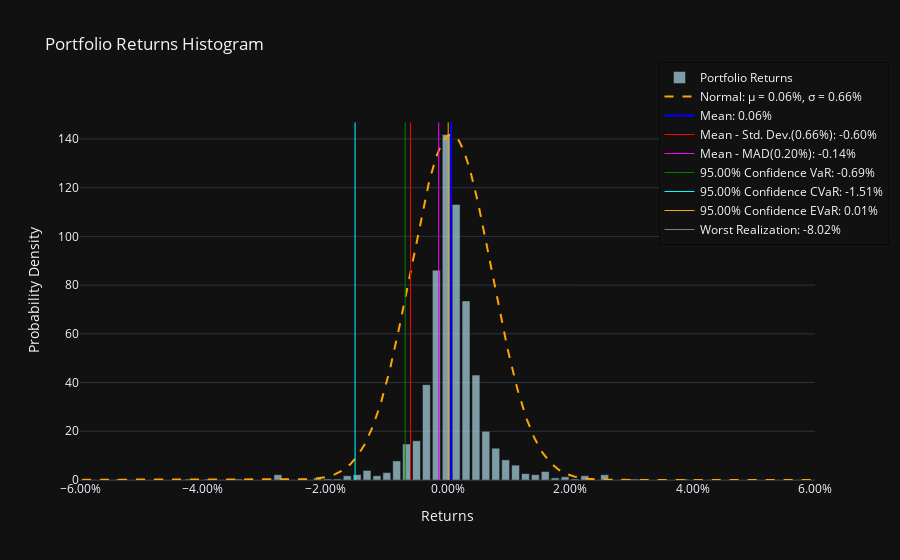

The notebook cell saved with this chart:
### Markdown cell above
**Return Distribution Plot:**
This plot illustrates the distribution of returns for the strategy, typically in the form of a histogram. It often includes key statistics such as mean return, standard deviation, and various risk metrics.

### Code cell
evaluator.distribution_plot

### Figure 1 — Plotly figure (JSON) as saved in the notebook; plotly's stock layout.template omitted (floating-point values rounded to 4 significant figures; data arrays with more than 128 entries replaced by an {"elided": "..."} marker saying what was removed)
{"data": [{"hoverinfo": "x+y", "hovertemplate": "Return: %{x:.2%}<br>Probability: %{y:.2%}<extra></extra>", "marker": {"color": "rgba(173, 216, 230, 0.7)"}, "name": "Portfolio Returns", "type": "bar", "x": [-0.07942, -0.07781, -0.07619, -0.07457, -0.07296, -0.07134, -0.06972, -0.06811, -0.06649, -0.06487, -0.06326, -0.06164, -0.06002, -0.05841, -0.05679, -0.05517, -0.05356, -0.05194, -0.05032, -0.04871, -0.04709, -0.04547, -0.04386, -0.04224, -0.04062, -0.03901, -0.03739, -0.03577, -0.03416, -0.03254, -0.03092, -0.02931, -0.02769, -0.02607, -0.02446, -0.02284, -0.02122, -0.01961, -0.01799, -0.01637, -0.01476, -0.01314, -0.01152, -0.009908, -0.008291, -0.006674, -0.005058, -0.003441, -0.001824, -0.0002076, 0.001409, 0.003026, 0.004642, 0.006259, 0.007876, 0.009492, 0.01111, 0.01273, 0.01434, 0.01596, 0.01758, 0.01919, 0.02081, 0.02243, 0.02404, 0.02566, 0.02728, 0.02889, 0.03051, 0.03213, 0.03374, 0.03536, 0.03698, 0.03859, 0.04021, 0.04183, 0.04344, 0.04506, 0.04668, 0.04829, 0.04991, 0.05153, 0.05314, 0.05476, 0.05638, 0.05799, 0.05961, 0.06122, 0.06284, 0.06446, 0.06607, 0.06769, 0.06931, 0.07092, 0.07254, 0.07416, 0.07577, 0.07739, 0.07901, 0.08062], "y": [0.435, 0.0, 0.0, 0.0, 0.0, 0.0, 0.0, 0.0, 0.0, 0.0, 0.0, 0.0, 0.0, 0.0, 0.0, 0.0, 0.435, 0.0, 0.0, 0.0, 0.0, 0.0, 0.0, 0.435, 0.0, 0.435, 0.0, 0.0, 0.435, 0.0, 0.0, 0.435, 2.175, 0.0, 0.0, 0.0, 0.87, 0.435, 0.435, 1.74, 2.175, 3.915, 1.74, 3.045, 7.83, 14.79, 16.09, 39.15, 86.13, 141.8, 113.1, 73.51, 43.06, 20.01, 13.05, 8.265, 6.09, 2.61, 2.175, 3.48, 0.87, 1.305, 0.435, 1.74, 0.0, 2.175, 0.0, 0.435, 0.435, 0.0, 0.0, 0.0, 0.0, 0.435, 0.0, 0.0, 0.0, 0.0, 0.0, 0.0, 0.0, 0.0, 0.0, 0.0, 0.0, 0.0, 0.0, 0.0, 0.0, 0.0, 0.0, 0.0, 0.0, 0.0, 0.0, 0.0, 0.0, 0.0, 0.0, 0.435]}, {"line": {"color": "orange", "dash": "dash"}, "mode": "lines", "name": "Normal: μ = 0.06%, σ = 0.66%", "type": "scatter", "x": {"elided": "1000 float values"}, "y": {"elided": "1000 float values"}}, {"hoverinfo": "name+x", "hovertemplate": "Mean: 0.06%: %{x:.2%}<extra></extra>", "line": {"color": "blue", "width": 2}, "mode": "lines", "name": "Mean: 0.06%", "type": "scatter", "x": [0.0005914, 0.0005914], "y": [0, 146.8]}, {"hoverinfo": "name+x", "hovertemplate": "Mean - Std. Dev.(0.66%): -0.60%: %{x:.2%}<extra></extra>", "line": {"color": "red", "width": 1}, "mode": "lines", "name": "Mean - Std. Dev.(0.66%): -0.60%", "type": "scatter", "x": [-0.006035, -0.006035], "y": [0, 146.8]}, {"hoverinfo": "name+x", "hovertemplate": "Mean - MAD(0.20%): -0.14%: %{x:.2%}<extra></extra>", "line": {"color": "magenta", "width": 1}, "mode": "lines", "name": "Mean - MAD(0.20%): -0.14%", "type": "scatter", "x": [-0.001436, -0.001436], "y": [0, 146.8]}, {"hoverinfo": "name+x", "hovertemplate": "95.00% Confidence VaR: -0.69%: %{x:.2%}<extra></extra>", "line": {"color": "green", "width": 1}, "mode": "lines", "name": "95.00% Confidence VaR: -0.69%", "type": "scatter", "x": [-0.006905, -0.006905], "y": [0, 146.8]}, {"hoverinfo": "name+x", "hovertemplate": "95.00% Confidence CVaR: -1.51%: %{x:.2%}<extra></extra>", "line": {"color": "cyan", "width": 1}, "mode": "lines", "name": "95.00% Confidence CVaR: -1.51%", "type": "scatter", "x": [-0.01509, -0.01509], "y": [0, 146.8]}, {"hoverinfo": "name+x", "hovertemplate": "95.00% Confidence EVaR: 0.01%: %{x:.2%}<extra></extra>", "line": {"color": "orange", "width": 1}, "mode": "lines", "name": "95.00% Confidence EVaR: 0.01%", "type": "scatter", "x": [0.0001129, 0.0001129], "y": [0, 146.8]}, {"hoverinfo": "name+x", "hovertemplate": "Worst Realization: -8.02%: %{x:.2%}<extra></extra>", "line": {"color": "gray", "width": 1}, "mode": "lines", "name": "Worst Realization: -8.02%", "type": "scatter", "x": [-0.08023, -0.08023], "y": [0, 146.8]}], "layout": {"hovermode": "x unified", "legend": {"bordercolor": "rgba(0, 0, 0, 0.5)", "borderwidth": 1, "x": 1.1, "xanchor": "right", "y": 1.1, "yanchor": "top"}, "title": {"text": "Portfolio Returns Histogram"}, "xaxis": {"range": [-0.06, 0.06], "tickformat": ".2%", "title": {"text": "Returns"}}, "yaxis": {"range": [0, 156.0], "title": {"text": "Probability Density"}}}}
